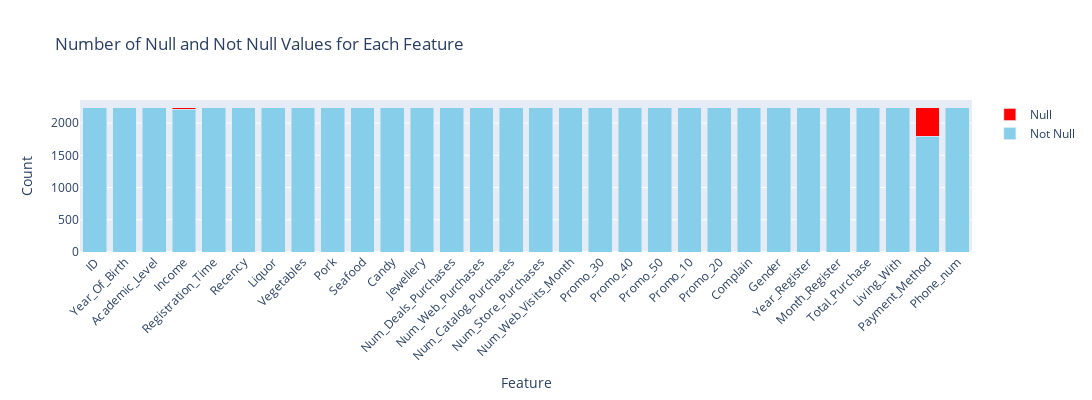

Notebook code cell kept with this figure:
### Code cell
# Calculate the number of non-null and null values for each feature
nonnull_counts = combined_data.notnull().sum()
null_counts = combined_data.isnull().sum()

# Create figure
fig = go.Figure()

# Add a column representing the number of non-null values for each feature
fig.add_trace(go.Bar(
    x=data.columns,
    y=nonnull_counts,
    name='Not Null',
    marker_color='skyblue'
))

# Add a column representing the number of non-null values for each fe
fig.add_trace(go.Bar(
    x=data.columns,
    y=null_counts,
    name='Null',
    marker_color='red'
))

# update layout
fig.update_layout(
    title='Number of Null and Not Null Values for Each Feature',
    xaxis_title='Feature',
    yaxis_title='Count',
    barmode='stack',
    xaxis_tickangle=-45,
    height=400,
    width=1100
)

fig.show()

### Figure 1 — Plotly figure (JSON) as saved in the notebook; plotly's stock layout.template omitted (floating-point values rounded to 4 significant figures)
{"data": [{"marker": {"color": "skyblue"}, "name": "Not Null", "type": "bar", "x": ["ID", "Year_Of_Birth", "Academic_Level", "Income", "Registration_Time", "Recency", "Liquor", "Vegetables", "Pork", "Seafood", "Candy", "Jewellery", "Num_Deals_Purchases", "Num_Web_Purchases", "Num_Catalog_Purchases", "Num_Store_Purchases", "Num_Web_Visits_Month", "Promo_30", "Promo_40", "Promo_50", "Promo_10", "Promo_20", "Complain", "Gender", "Year_Register", "Month_Register", "Total_Purchase", "Living_With", "Payment_Method", "Phone_num"], "y": [2240, 2240, 2240, 2216, 2240, 2240, 2240, 2240, 2240, 2240, 2240, 2240, 2240, 2240, 2240, 2240, 2240, 2240, 2240, 2240, 2240, 2240, 2240, 2240, 2240, 2240, 2240, 2240, 1794, 2240]}, {"marker": {"color": "red"}, "name": "Null", "type": "bar", "x": ["ID", "Year_Of_Birth", "Academic_Level", "Income", "Registration_Time", "Recency", "Liquor", "Vegetables", "Pork", "Seafood", "Candy", "Jewellery", "Num_Deals_Purchases", "Num_Web_Purchases", "Num_Catalog_Purchases", "Num_Store_Purchases", "Num_Web_Visits_Month", "Promo_30", "Promo_40", "Promo_50", "Promo_10", "Promo_20", "Complain", "Gender", "Year_Register", "Month_Register", "Total_Purchase", "Living_With", "Payment_Method", "Phone_num"], "y": [0, 0, 0, 24, 0, 0, 0, 0, 0, 0, 0, 0, 0, 0, 0, 0, 0, 0, 0, 0, 0, 0, 0, 0, 0, 0, 0, 0, 446, 0]}], "layout": {"barmode": "stack", "height": 400, "title": {"text": "Number of Null and Not Null Values for Each Feature"}, "width": 1100, "xaxis": {"tickangle": -45, "title": {"text": "Feature"}}, "yaxis": {"title": {"text": "Count"}}}}
